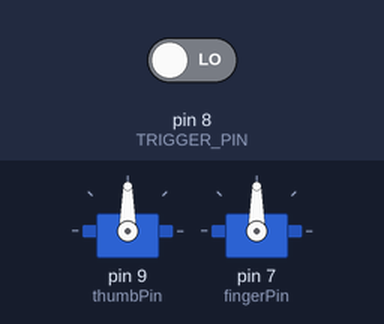
Simulated run of this sketch. Board: Arduino Uno, built with avr-gcc and run on an emulated ATmega328P. Shown: 2 × servo. The inputs (shaded band) are chosen by the test bench; at power-on: pin 8 (TRIGGER_PIN) LOW.

Above: at 1.2 s.
1.3 s: pin 8 (TRIGGER_PIN) driven HIGH
At 1.45 s:
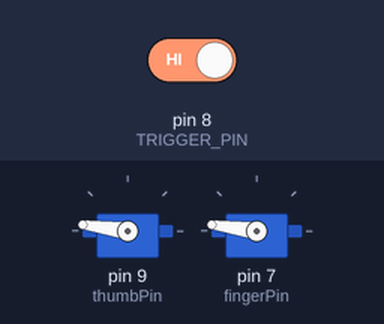
At 5.4 s:
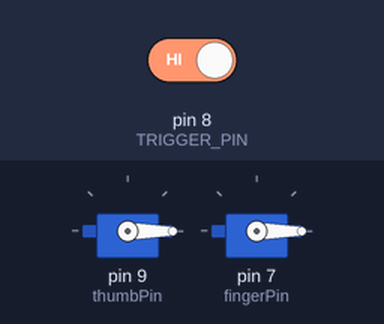
Timing chart, 0 to 6.9 s (numbered marks = the images above; inputs shaded):
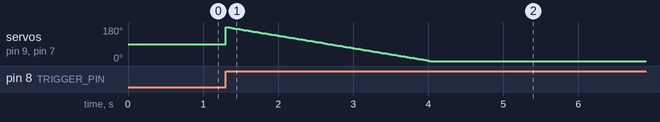

The sketch:

robothand.ino
```cpp
#include <Servo.h>

Servo thumb_servo;
Servo finger_servo;
int thumbPin = 9;
int fingerPin = 7;
const char TRIGGER_PIN = 8;
int Pos = 180;
bool closed = false;

void setup() {
  thumb_servo.attach(thumbPin);
  finger_servo.attach(fingerPin);
  pinMode(TRIGGER_PIN, INPUT);
}

void loop() {
  if((digitalRead(TRIGGER_PIN) == HIGH) && (closed == false)){
      //code to run when button is pressed
      for(int fingerPos = Pos; fingerPos >= 0; fingerPos -= 1){
          finger_servo.write(fingerPos);
          thumb_servo.write(fingerPos);
          delay(15);
          Pos = fingerPos;
        }
      while(digitalRead(TRIGGER_PIN) == HIGH){
          //loops if button is held
        }
      closed = true;
    }

   if((digitalRead(TRIGGER_PIN) == HIGH) && (closed == true)){
      //code to run when button is pressed
      for(int fingerPos = Pos; fingerPos <= 180; fingerPos += 1){
          finger_servo.write(fingerPos);
          thumb_servo.write(fingerPos);
          delay(15);
          Pos = fingerPos;
        }
      while(digitalRead(TRIGGER_PIN) == HIGH){
          //loops if button is held
        }
      closed = false;
    }
}
```
